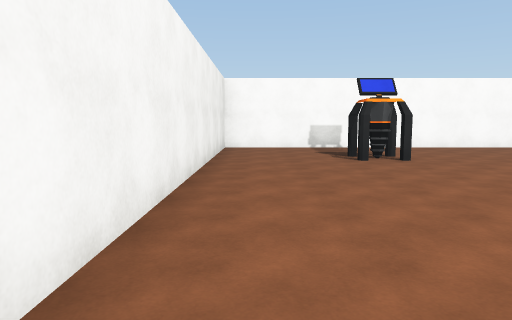
[1] (above)

16 first-person views from a walk through a scene from a Unity 3-D project. The camera is 1.5 m above the floor, tilts 6° down and sees 70° across. The floor is counted in squares, 2 m on a side. Each view is taken from the middle of a square. On the plan, view 1 faces up. The plan holds only what a view shows up to about 11 squares ahead; the rest is blank. The place goes on beyond the plan. Surface patterns are stand-ins for the level's own textures.

[2]
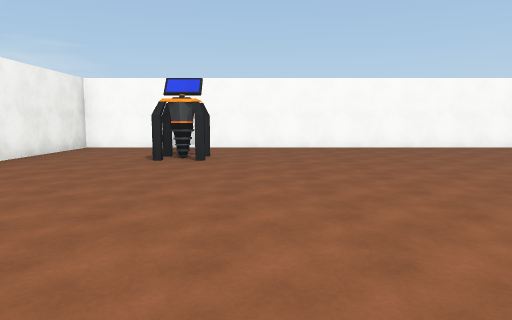

[3]
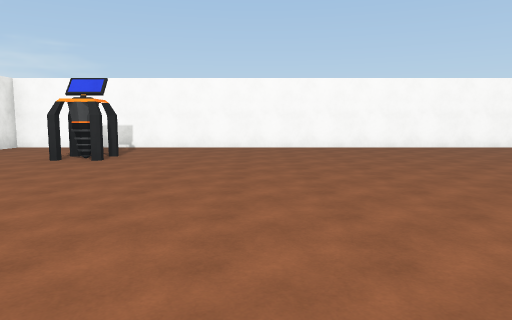

[4]
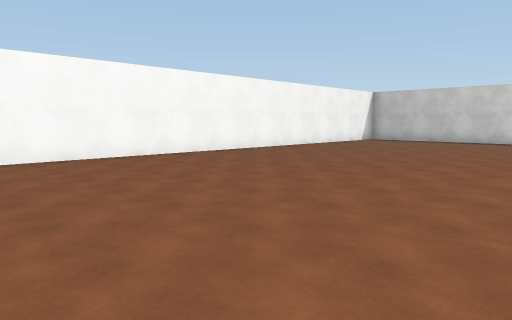

[5]
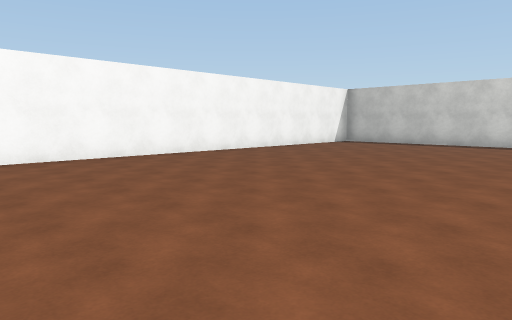

[6]
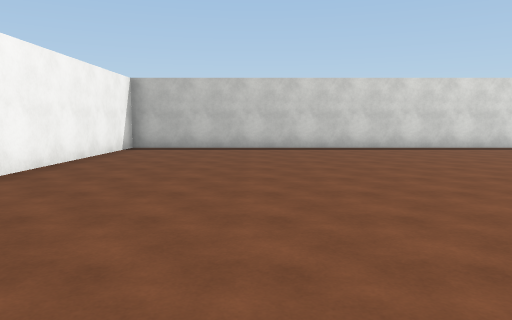

[7]
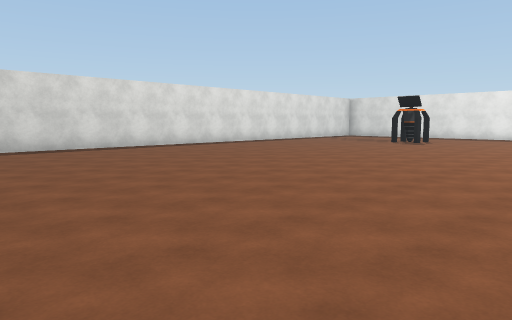

[8]
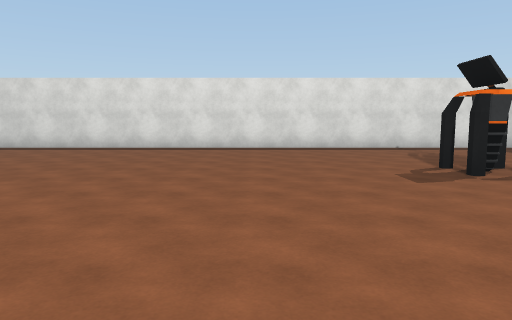

[9]
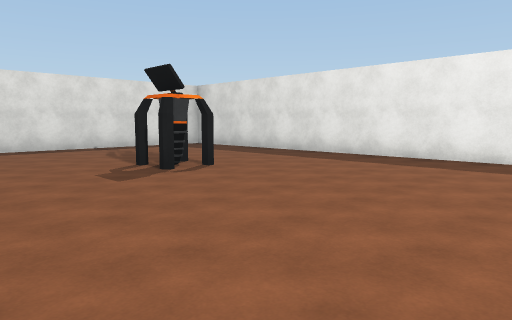

[10]
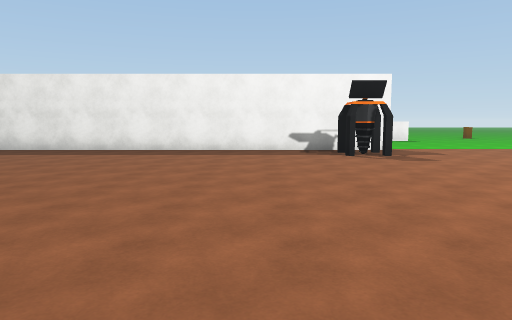

[11]
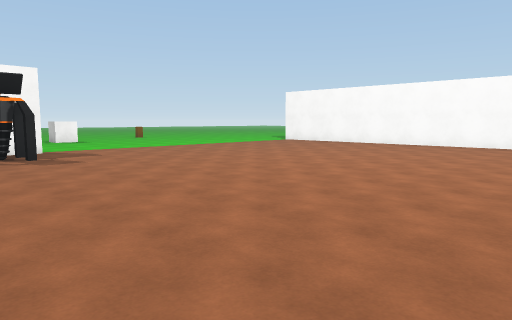

[12]
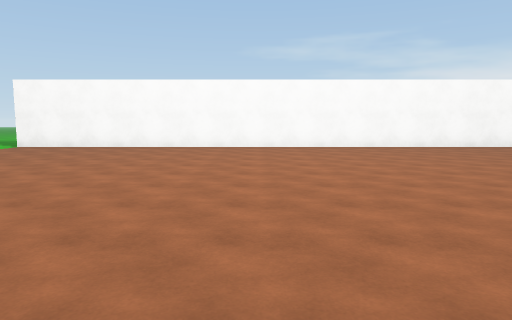

[13]
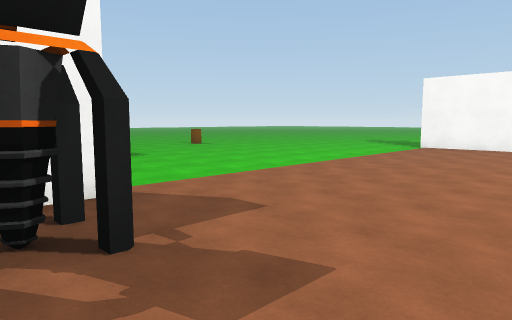

[14]
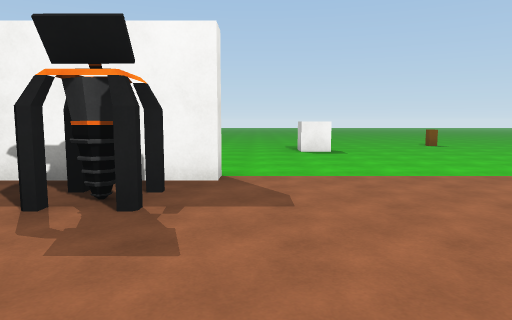

[15]
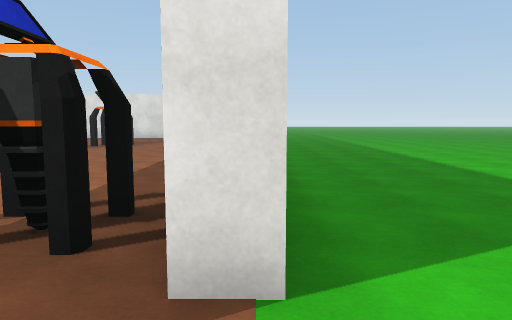

[16]
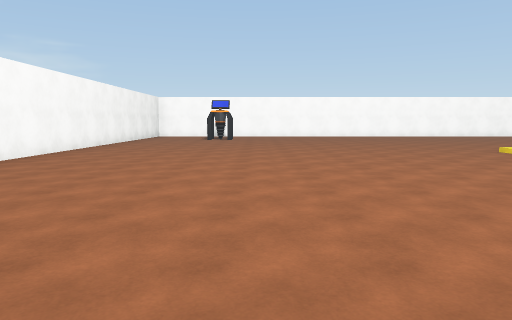

### Floor plan
Points are (right, up) in squares from view 1. A wall is a line through its corners. A room is listed if a view was taken in it or the views show most of it. See-through windows are left out.
Room 1 (views 1, 2, 3, 4, 5, 6, 7, 8, 9, 10, 11, 12, 13, 14, 15, 16)
walls: (8.5, -13.2) (8.5, -12.6) (21, -12.6); (23.5, -12.4) (23.5, 10.5) (-0.9, 10.5) (-0.9, -13.1)
objects: other object (2, 8) to (3, 8); other object (6, -17) to (7, -17); other object (9, -11) to (10, -11); other object (18, -8) to (19, -8)

Positions as (right, up) in squares from view 1, and headings:
1: (0, 0), facing up
2: (4, 0), facing up
3: (6, 0), facing up
4: (9, 3), facing up-right
5: (11, 3), facing up-right
6: (13, 7), facing right
7: (13, 5), facing down-right
8: (13, -5), facing right
9: (13, -5), facing down-right
10: (12, -3), facing down
11: (11, -3), facing down-left
12: (10, -6), facing left
13: (10, -9), facing down-left
14: (8, -8), facing down
15: (7, -13), facing right
16: (4, -8), facing up
